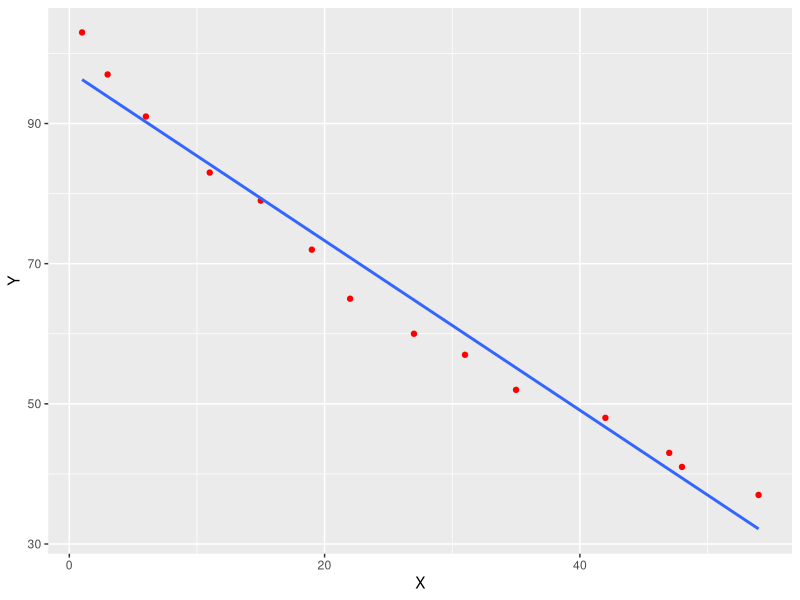
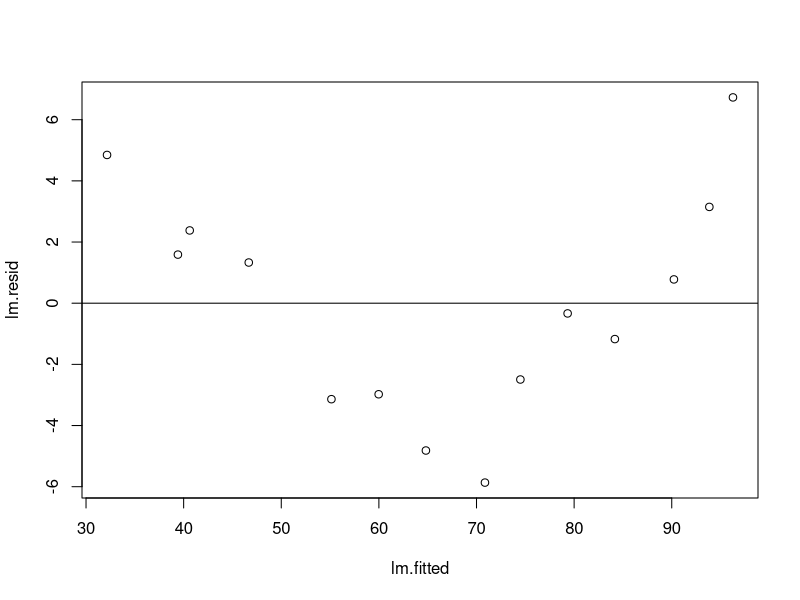
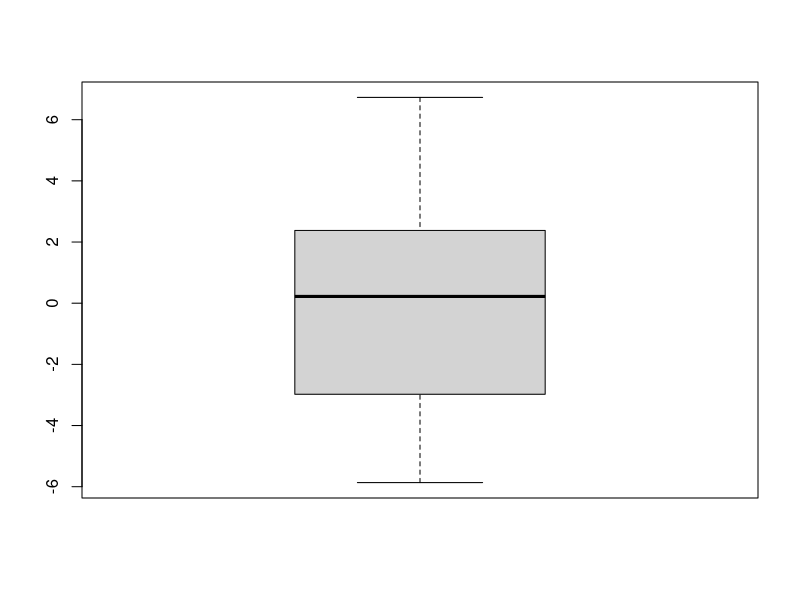
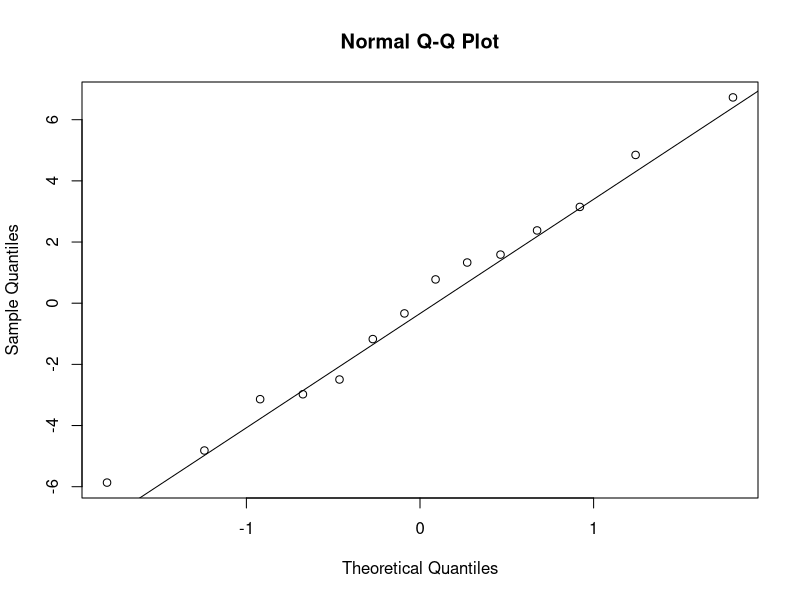
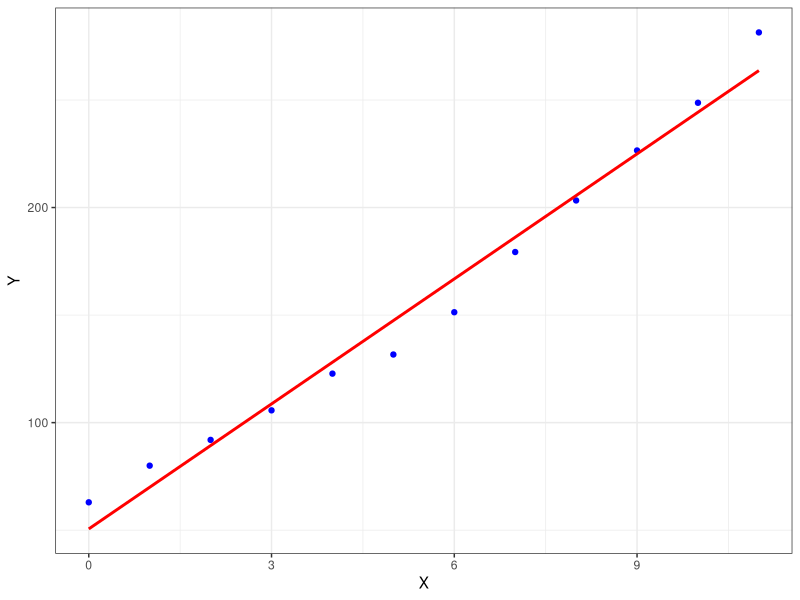
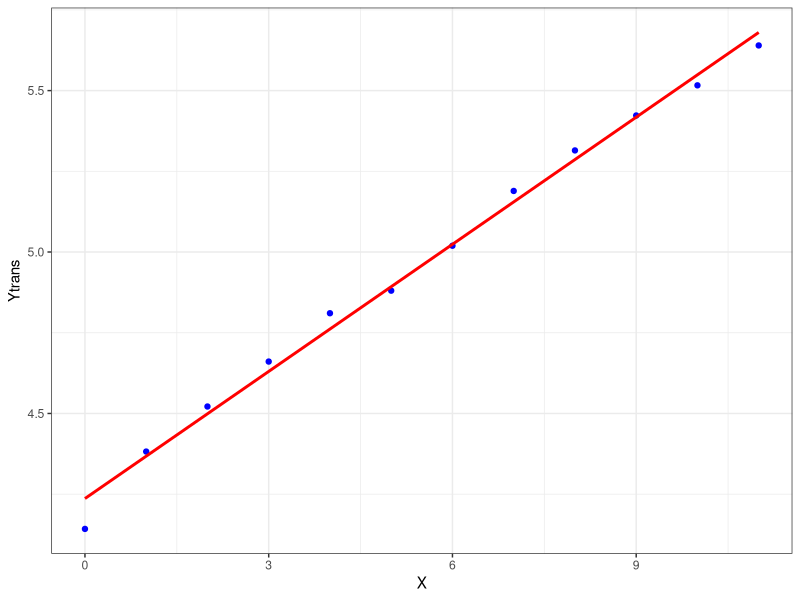

Generate these figures, in order, with R:
## ---- chunk 1
knitr::opts_chunk$set(echo = TRUE, message = F)

library(tidyverse)
## ---- chunk 2
X <- c(1,	3,	6,	11,	15,	19,	22,	27,	31,	35,	42,	47,	48,	54)

Y <- c(103,	97,	91,	83,	79,	72,	65,	60,	57,	52,	48,	43,	41,	37)
## ---- chunk 3
df = tibble(X, Y)

df %>% 
  ggplot(aes(x = X, y = Y)) +
  geom_point(color = "red") +
  geom_smooth(method = "lm", se = F, formula = y ~ x)
## ---- chunk 4
round(cor(X, Y), digits = 4)
## ---- chunk 5
lm.fit <- lm(Y ~ X)
summary(lm.fit)
## ---- chunk 6
# Yhat = 97.4810 - 1.20979X

Yhat <- 97.4810 - 1.20979 * 58
print(paste("Y is estimated to be ", Yhat, " when X is 58"))
## ---- chunk 7
summary(lm.fit)
## ---- chunk 8
confint(lm.fit, level = 0.95)
## ---- chunk 9
new_df <- data.frame(X = 11)

predict(object = lm.fit, newdata = new_df, interval = "prediction") %>% 
cbind(new_df)
## ---- chunk 10
lm.fit$residuals[9]
## ---- chunk 11
lm.fit$residuals
## ---- chunk 12
lm.fitted <- fitted(lm.fit)
lm.resid <- resid(lm.fit)

plot(lm.fitted, lm.resid)
abline(0, 0)
## ---- chunk 13
boxplot(residuals(lm.fit))
## ---- chunk 14
qqnorm(lm.fit$residuals)
qqline(lm.fit$residuals)
## ---- chunk 15
(summary(lm.fit)$sigma)^2
## ---- chunk 16
summary(lm.fit)

anova(lm.fit)


f.value <- 409.11

f.critical <- qf(p = 0.025, df1 = 1, df2 = 12, lower.tail = FALSE)

print(paste("F value = ", f.value, " and F Critical = ", round(f.critical, digits = 4)))

ifelse(f.value > f.critical, "Reject the null hypothesis", "Fail to reject the null hypothesis")
## ---- chunk 17
Y <- matrix(Y <- c(103,	97,	91,	83,	79,	72,	65,	60,	57,	52,	48,	43,	41,	37), ncol = 1, byrow = TRUE)

X <- matrix(c(1, 1, 
              1, 3,
              1, 6,
              1, 11,
              1, 15,
              1, 19, 
              1, 22,
              1, 17,
              1, 31,
              1, 35,
              1, 42,
              1, 47,
              1, 48,
              1, 54), ncol = 2, byrow = TRUE)

t(X) -> transposeX

transposeX%*%X -> Product2

interceptandslope <- solve(Product2)%*%transposeX%*%Y
  
interceptandslope
## ---- chunk 18
Y - X %*% interceptandslope
## ---- chunk 19
X %*% interceptandslope
## ---- chunk 20
A <- matrix(c(5, 6,
              -1, 3), ncol = 2, byrow = TRUE)

B = matrix(c(12, 5,
             2, -2), ncol = 2, byrow = TRUE)

solve1 <- solve(A %*% B)

solve2 <- solve(B) %*% solve(A)

round(solve1, digits = 4)

round(solve2, digits = 4)
## ---- chunk 21
R <- matrix(c(10,
              8), ncol = 1, byrow = TRUE)

 Q <- matrix(c(3, 1,
               -2, 3), ncol = 2, byrow =TRUE)

 solve(Q)%*%R
## ---- chunk 22
R <- matrix(c(-7, 
               8, 
               1), ncol = 1, byrow = TRUE)

 Q <- matrix(c(2, 1, -3,
               1, 2, 1,
               -3, -1, 2), ncol = 3, byrow =TRUE)

 solve(Q)%*%R
## ---- chunk 23
X	<- c(0,	1,	2,	3,	4,	5,	6,	7,	8,	9,	10,	11)
Y <- c(62.95,	79.99,	91.97,	105.71,	122.78,	131.67,	151.33,	179.32,	203.3, 226.54,	248.71,	281.42)
## ---- chunk 24
df = tibble(X, Y)

df %>% 
  ggplot(aes(x = X, y = Y)) +
  geom_point(color = "blue") +
  geom_smooth(method = "lm", se = F, formula = y ~ x, color = "red") +
  theme_bw()
## ---- chunk 25
Ytrans <- c()
count = 1
for (i in Y){
  Ytrans[count] <- log(i)
  count = count + 1
}
Ytrans
## ---- chunk 26
new_df <- tibble(X, Ytrans)
new_df %>% 
  ggplot(aes(x = X, y = Ytrans)) +
  geom_point(color = "blue") +
  geom_smooth(method = "lm", se = F, formula = y ~ x, color = "red") +
  theme_bw()
